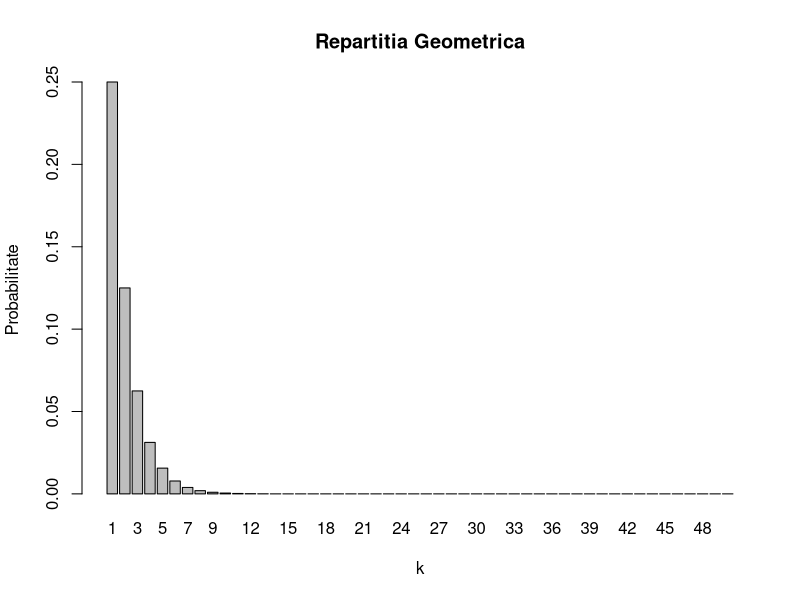

Generate this figure with R:
reprezinta_geometric = function(p, n) {
    x=1:n
    probabilitati = dgeom(x, p)
    print(barplot(probabilitati,
                  names.arg = 1:n,
                  xlab = "k",
                  ylab = "Probabilitate", 
                  main = "Repartitia Geometrica"))
}

reprezinta_geometric(0.5,50)
